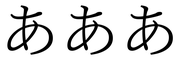
#> input picture images/resized_husband_first_name.png, 180 x 60 px, given in place of husband_last_name_img.png, which was not available
$ python create_pdf.py   (older library calls are emulated)
#> lines starting #> are read from the running program, lines starting #| are printed output that depends on the picture; pictures that were not available may be replaced by others from this repository, and a replacement may not be noted
import cv2
import numpy as np
from PIL import Image
from pathlib import Path
from pdf2image import convert_from_path

# 印鑑のpngファイルを75*75に縮小する
def resize_image(whose_name):
  # 印鑑画像の読み込み
#> called with whose_name = 'husband'
  original_img = Image.open('static/img/created/{}_last_name_img.png'.format(whose_name))
#> original_img is the input picture: PIL image 180x60 RGBA; mean R, G, B, A 0, 0, 0, 41.1
  # 75*75に縮小する
  original_img.thumbnail((75, 75), Image.ANTIALIAS)
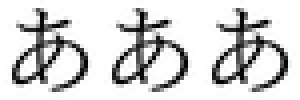
#> original_img: PIL image 75x25 RGBA (shown 4 times larger); mean R, G, B, A 0, 0, 0, 43; transparent parts drawn white
#> call 2 of resize_image, with whose_name = 'wife'
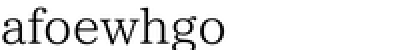
#> input picture images/resized_husband_last_name.png, 200 x 25 px, given in place of wife_last_name_img.png, which was not available (shown 2 times larger)
#> in resize_image, original_img is the input picture: PIL image 200x25 RGBA; mean R, G, B, A 0, 0, 0, 23.4
  # 保存
  original_img.save('images/resized_{}_name.png'.format(whose_name))
  # 縮小した印鑑のpngファイルをアルファチャンネル込みで読み込む
  resized_name_img = cv2.imread('images/resized_{}_name.png'.format(whose_name), -1)
  return resized_name_img

def load_base_img():
    base_img = cv2.imread('static/img/created/result_tmp.png')
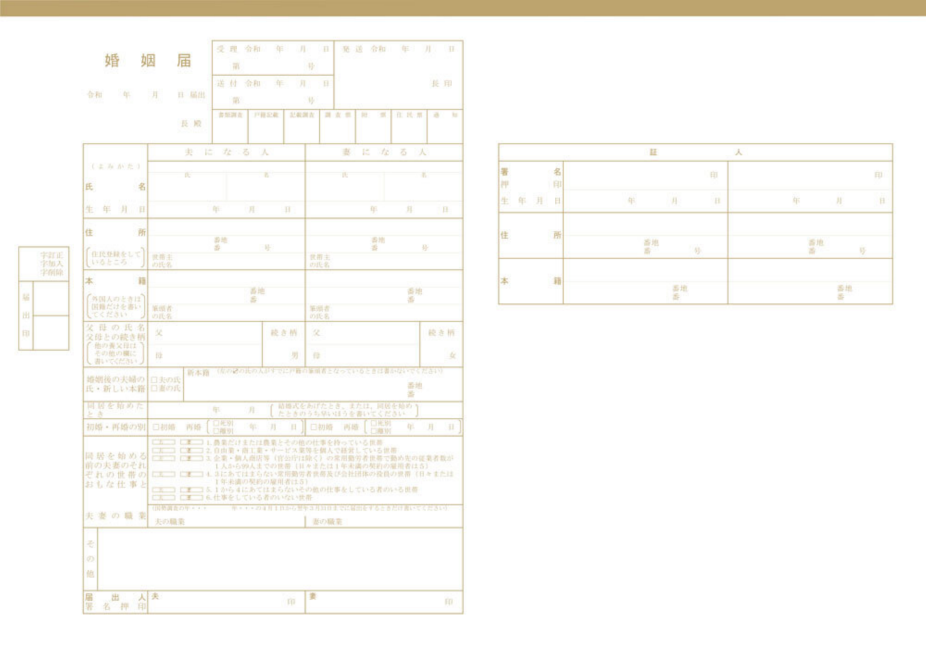
#> input picture images/result_tmp.png, 2778 x 1964 px, found by its file name (shown at 1/3 size)
#> base_img is the input picture: shape (1964, 2778, 3); mean B, G, R 246.9, 249.9, 250.9

    return base_img

# 'result.pdf'として保存する
def save_pdf(base_img, husband_stamp_img, wife_stamp_img):
    # 座標を与えて画像を合成する
    def stamps(x1, y1, x2, y2, stamp_img):
#> (the run stopped early here; a loop or call above may not have finished)
